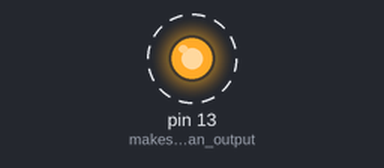
The sketch below on a simulated Arduino Uno, built with avr-gcc and run on an emulated ATmega328P. Parts: output pins drawn as LEDs (lit = HIGH). Dashed ring = blinking.

Above: at 0.05 s.
Timing chart, 0 to 3.0 s (numbered marks = the images above):
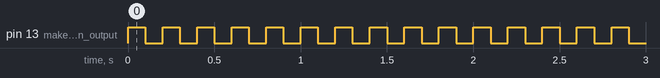

Measured:
- by itself, pin 13 (makes_pin_13_an_output): alternates HIGH for 0.10 s and LOW for 0.10 s

The sketch:

Blinky.ino
```cpp
// This code blinks an LED at 100ms

const int LEDdelay = 100;  // delay time

void setup()
{
     pinMode(13, OUTPUT);  // makes pin 13 an output
}

void loop()
{
     digitalWrite(13, HIGH);   // this writes a high bit to pin 13
     delay(LEDdelay);          // delay 100ms
     digitalWrite(13, LOW);    // this writes a low bit to pin 13
     delay(LEDdelay);          // delay 100ms

}
```
